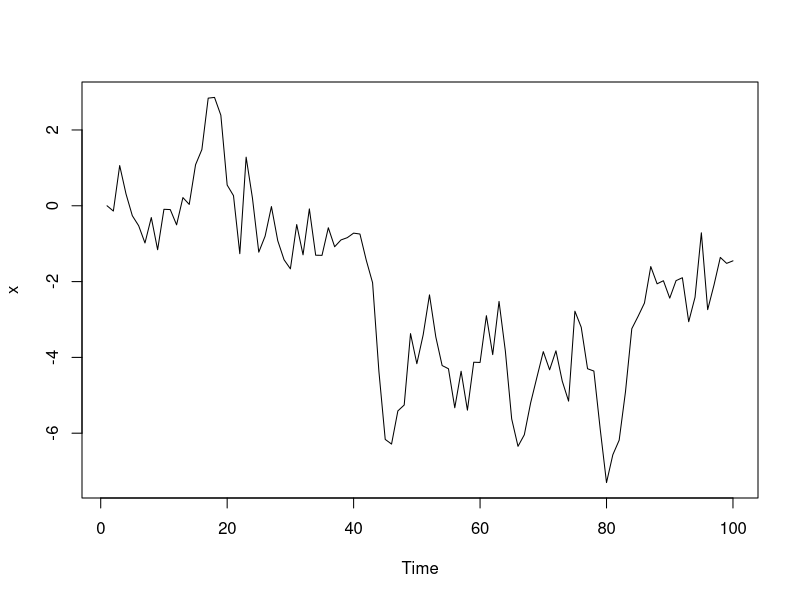
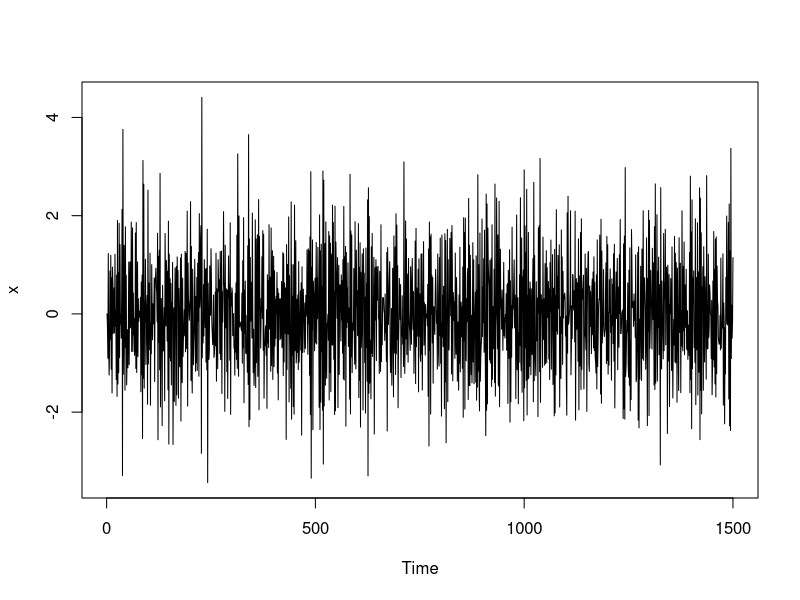
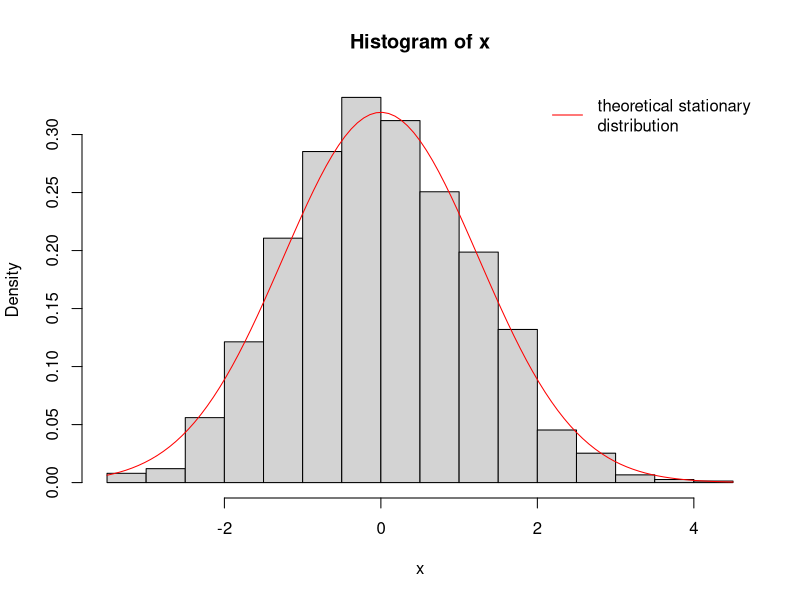

The R script that drew these images, in order:


set.seed(34)

# example:
n = 100
x = numeric(n)

for (i in 2:n) {
  x[i] = rnorm(1, mean=x[i-1], sd=1.0)
}

plot.ts(x)


# Let’s return to our example of the discrete Markov chain. If we assume that transition probabilities do not change with time, then there are a total of 25 potential transition probabilities. Potential transition probabilities would be from State 1 to State 2, State 1 to State 3, and so forth. These transition probabilities can be arranged into a matrix 

Q = matrix(c(0.0, 0.5, 0.0, 0.0, 0.5,
             0.5, 0.0, 0.5, 0.0, 0.0,
             0.0, 0.5, 0.0, 0.5, 0.0,
             0.0, 0.0, 0.5, 0.0, 0.5,
             0.5, 0.0, 0.0, 0.5, 0.0), 
           nrow=5, byrow=TRUE)

Q %*% Q # Matrix multiplication in R. This is Q^2.

(Q %*% Q)[1,3]

#Stationary distribution
# Suppose we want to know the probability distribution of the your secret number in the distant future, say P(Xt+h,Xt) where is a large number. Let’s calculate this for a few different values of h

Q5 = Q %*% Q %*% Q %*% Q %*% Q # h=5 steps in the future
round(Q5, 3)


Q30 = Q
for (i in 2:30) {
  Q30 = Q30 %*% Q
}
round(Q30, 3) # h=30 steps in the future

#The stationary distribution of a chain is the initial state distribution for which performing a transition will not change the probability of ending up in any given state. That is,
c(0.2, 0.2, 0.2, 0.2, 0.2) %*% Q


#We can also demonstrate the stationary distribution by simulating a long chain from this example.
n = 5000
x = numeric(n)
x[1] = 1 # fix the state as 1 for time 1
for (i in 2:n) {
  x[i] = sample.int(5, size=1, prob=Q[x[i-1],]) # draw the next state from the intergers 1 to 5 with probabilities from the transition matrix Q, based on the previous value of X.
}

table(x) / n



#--------------------
#The continuous random walk example we gave earlier does not have a stationary distribution. However, we can modify it so that it does have a stationary distribution.
set.seed(38)

n = 1500
x = numeric(n)
phi = -0.6

for (i in 2:n) {
  x[i] = rnorm(1, mean=phi*x[i-1], sd=1.0)
}

plot.ts(x)

hist(x, freq=FALSE)
curve(dnorm(x, mean=0.0, sd=sqrt(1.0/(1.0-phi^2))), col="red", add=TRUE)
legend("topright", legend="theoretical stationary\ndistribution", col="red", lty=1, bty="n")
